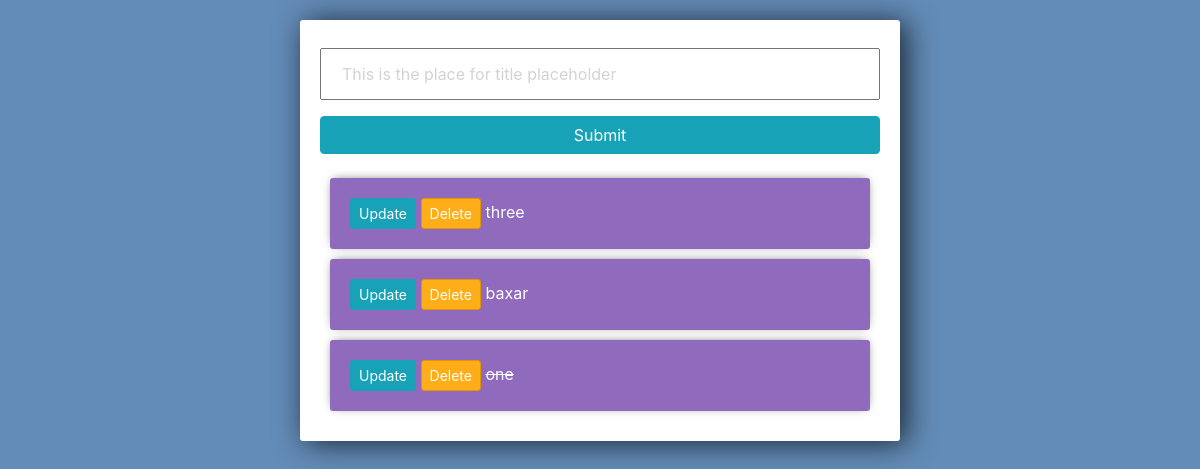
The app's page /, older data.
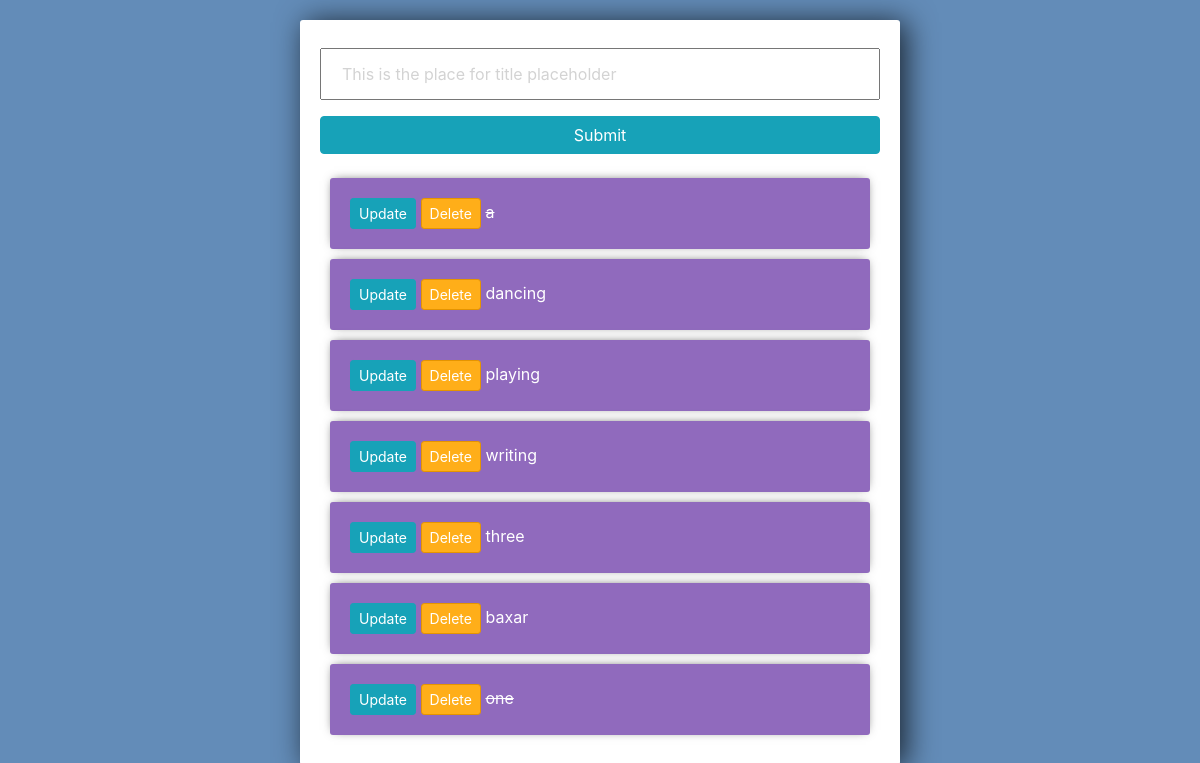
The same page, newer data.
### tasks/models.py (models this page shows)
class Task(models.Model):
    title = models.CharField(max_length = 200)
    complete = models.BooleanField(default = False)
    created = models.DateTimeField(auto_now_add = True)
    def __str__(self):
        return self.title

### tasks/views.py (the view)
# urls.py: path('', views.index, name = 'list'),
def index(request):
    tasks = Task.objects.all().order_by("-id")
    form = TaskForm()
    if request.method == 'POST':
        form = TaskForm(request.POST)
        if form.is_valid():
            form.save()
        return redirect('/')
    context = {'tasks': tasks, 'form': form}
    return render(request, 'tasks/list.html', context)

### tasks/forms.py
class TaskForm(ModelForm):
    class Meta:
        model = Task
        fields = '__all__'
        widgets = {
            'title' : forms.TextInput(attrs = {'placeholder': 'This is the place for title placeholder'}),
        }

### tasks/templates/tasks/list.html (shortened to what this page needs)
<link rel="stylesheet" href="https://stackpath.bootstrapcdn.com/bootstrap/4.3.1/css/bootstrap.min.css">
<div class="center-column">
  <form method="POST" action="/">
    {{form.title}}
    <input class="btn btn-info" type="submit" name="Create Task" value = "Submit">
  </form>
  <div class="todo-list">
    {% for task in tasks %}
    <div class="item-row">
      <a class="btn btn-sm btn-info" href="{% url 'update_task' task.id %}">Update</a>
      <a class="btn btn-sm btn-danger" href="{% url 'delete' task.id %}">Delete</a>
      {% if task.complete == True %}
      <strike>{{task}}</strike>
      {% else %}
      <span>{{task}}</span>
      {% endif %}
    </div>
    {% endfor %}
  </div>
</div>

### tasks/templates/tasks/list.html (style rules this page uses)
input { width: 100%; padding: 12px 20px; margin: 8px 0; box-sizing: border-box; }
input::placeholder { color: #d3d3d3; }
.center-column { width: 600px; margin: 20px auto; padding: 20px; background-color: #fff; border-radius: 3px; box-shadow: 6px 2px 30px 0px rgba(0, 0, 0, 0.75); }
.item-row { background-color: #906abd; margin: 10px; padding: 20px; border-radius: 3px; color: #fff; font-size: 16px; box-shadow: 0px -1px 10px -4px rgba(0, 0, 0, 0.75); }
.btn-danger { background-color: #ffae19; border-color: #e59400; }

Row changes from the older to the newer data that the page shows:
added Task: title "a"
added Task: title "dancing"
added Task: title "playing"
added Task: title "writing"
